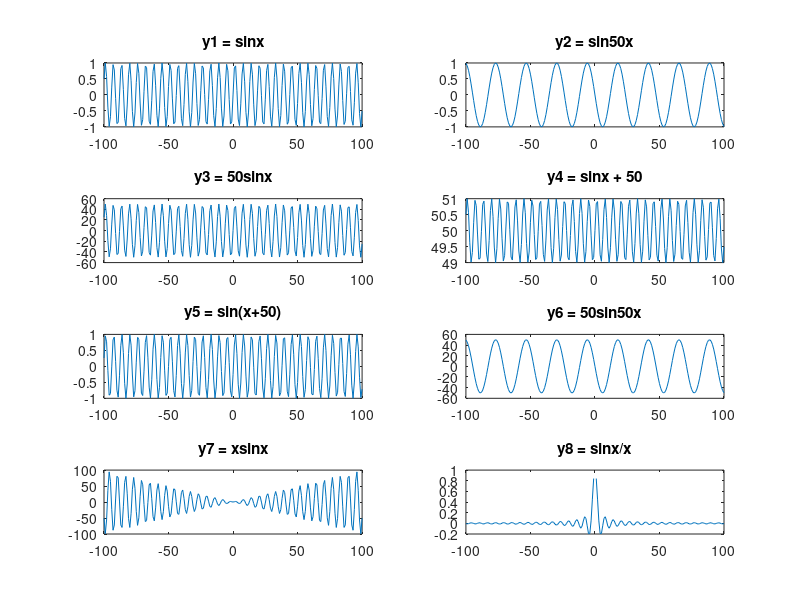
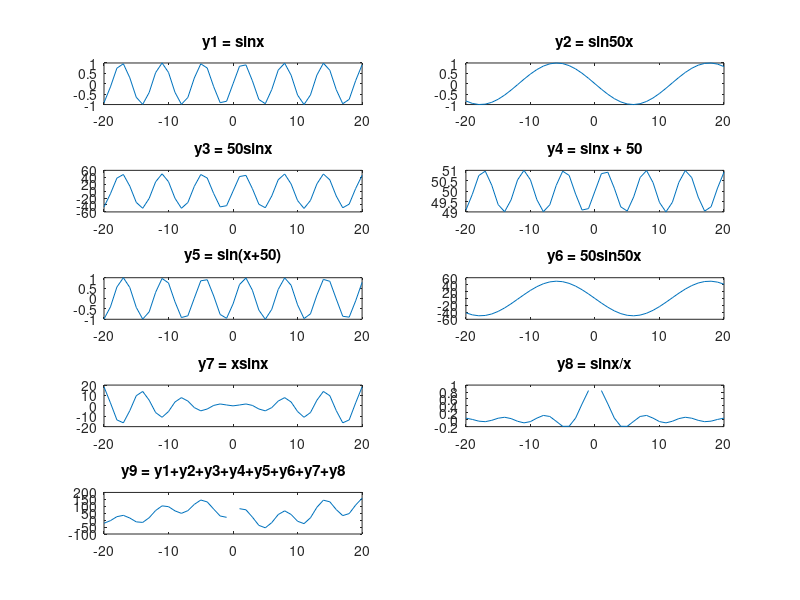
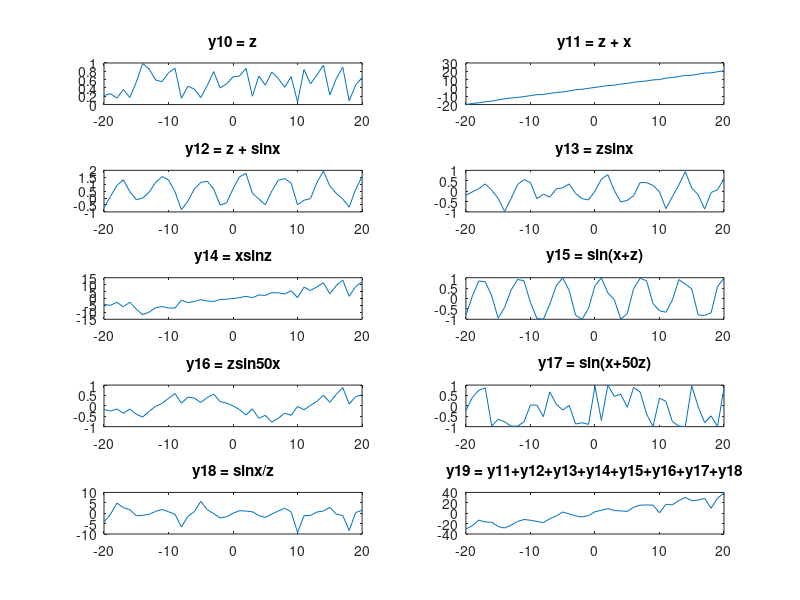
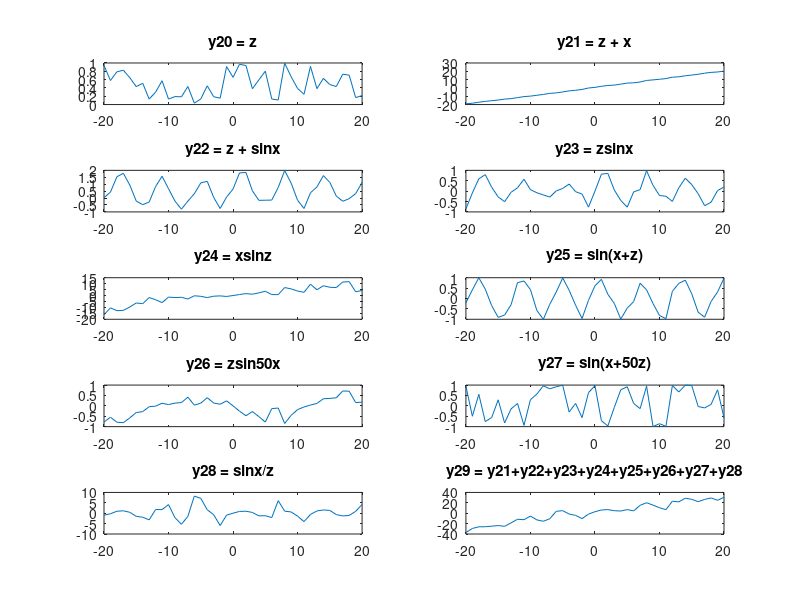

Write MATLAB code to recreate these figures, in order.
% PROBLEM 1
x = -100:100;
y1 = sin(x);
y2 = sin(50 * x);
y3 = 50 * sin(x);
y4 = sin(x) + 50;
y5 = sin(x + 50);
y6 = 50 * sin(50 * x);
y7 = x .* sin(x);
y8 = sin(x) ./ x;

fig1 = figure(); set(fig1, 'Name', 'Problem 1'); 
subplot(4, 2, 1);plot(x, y1);title('y1 = sinx');
subplot(4, 2, 2);plot(x, y2);title('y2 = sin50x');
subplot(4, 2, 3);plot(x, y3);title('y3 = 50sinx');
subplot(4, 2, 4);plot(x, y4);title('y4 = sinx + 50');
subplot(4, 2, 5);plot(x, y5);title('y5 = sin(x+50)');
subplot(4, 2, 6);plot(x, y6);title('y6 = 50sin50x');
subplot(4, 2, 7);plot(x, y7);title('y7 = xsinx');
subplot(4, 2, 8);plot(x, y8);title('y8 = sinx/x');

disp('Press a key to move on to next problem')
pause
close(fig1);

% PROBLEM 2
x = -20:20;
y1 = sin(x);
y2 = sin(50 * x);
y3 = 50 * sin(x);
y4 = sin(x) + 50;
y5 = sin(x + 50);
y6 = 50 * sin(50 * x);
y7 = x .* sin(x);
y8 = sin(x) ./ x;
y9 = y1 + y2 + y3 + y4 + y5 + y6 + y7 + y8;

fig2 = figure();set(fig2, 'Name', 'Problem 2');
subplot(5, 2, 1);plot(x, y1);title('y1 = sinx');
subplot(5, 2, 2);plot(x, y2);title('y2 = sin50x');
subplot(5, 2, 3);plot(x, y3);title('y3 = 50sinx');
subplot(5, 2, 4);plot(x, y4);title('y4 = sinx + 50');
subplot(5, 2, 5);plot(x, y5);title('y5 = sin(x+50)');
subplot(5, 2, 6);plot(x, y6);title('y6 = 50sin50x');
subplot(5, 2, 7);plot(x, y7);title('y7 = xsinx');
subplot(5, 2, 8);plot(x, y8);title('y8 = sinx/x');
subplot(5, 2, 9);plot(x, y9);title('y9 = y1+y2+y3+y4+y5+y6+y7+y8');

disp('Press a key to move on to next problem')
pause
close(fig2);

% Problem 3
z = rand(1, 41);
y10 = z;
y11 = z + x;
y12 = z + sin(x);
y13 = z .* sin(x);
y14 = x .* sin(z);
y15 = sin(x + z);
y16 = z .* sin(50 * x);
y17 = sin(x + 50 * z);
y18 = sin(x) ./ z;
y19 = y11 + y12 + y13 + y14 + y15 + y16 + y17 + y18;

fig3 = figure();set(fig3, 'Name', 'Problem 3');
subplot(5, 2, 1);plot(x, y10);title('y10 = z');
subplot(5, 2, 2);plot(x, y11);title('y11 = z + x');
subplot(5, 2, 3);plot(x, y12);title('y12 = z + sinx');
subplot(5, 2, 4);plot(x, y13);title('y13 = zsinx');
subplot(5, 2, 5);plot(x, y14);title('y14 = xsinz');
subplot(5, 2, 6);plot(x, y15);title('y15 = sin(x+z)');
subplot(5, 2, 7);plot(x, y16);title('y16 = zsin50x');
subplot(5, 2, 8);plot(x, y17);title('y17 = sin(x+50z)');
subplot(5, 2, 9);plot(x, y18);title('y18 = sinx/z');
subplot(5, 2, 10);plot(x, y19);title('y19 = y11+y12+y13+y14+y15+y16+y17+y18');

disp('Press a key to move on to next problem')
pause
close(fig3);

% Problem 4
z = rand(1, 41);
y20 = z;
y21 = z + x;
y22 = z + sin(x);
y23 = z .* sin(x);
y24 = x .* sin(z);
y25 = sin(x + z);
y26 = z .* sin(50 * x);
y27 = sin(x + 50 * z);
y28 = sin(x) ./ z;
y29 = y21 + y22 + y23 + y24 + y25 + y26 + y27 + y28;

fig4 = figure();set(fig4, 'Name', 'Problem 4');
subplot(5, 2, 1);plot(x, y20);title('y20 = z');
subplot(5, 2, 2);plot(x, y21);title('y21 = z + x');
subplot(5, 2, 3);plot(x, y22);title('y22 = z + sinx');
subplot(5, 2, 4);plot(x, y23);title('y23 = zsinx');
subplot(5, 2, 5);plot(x, y24);title('y24 = xsinz');
subplot(5, 2, 6);plot(x, y25);title('y25 = sin(x+z)');
subplot(5, 2, 7);plot(x, y26);title('y26 = zsin50x');
subplot(5, 2, 8);plot(x, y27);title('y27 = sin(x+50z)');
subplot(5, 2, 9);plot(x, y28);title('y28 = sinx/z');
subplot(5, 2, 10);plot(x, y29);title('y29 = y21+y22+y23+y24+y25+y26+y27+y28');

disp('Press a key to move on to next problem')
pause
close(fig4);

% Problem 5
% N(a, b) (a: mean, b: variance)
% (N - a) / b = Z
% N = Z * b + a
% N(mean, variance) = Z * variance + mean
r1 = randn(1, 10000) * 1 + 0;
r2 = randn(1, 10000) * 4 + 0;
r3 = randn(1, 10000) * 16 + 0;
r4 = randn(1, 10000) * 256 + 0;

fig5 = figure();set(fig5, 'Name', 'Problem 5');
subplot(2, 2, 1);hist(r1);title('r1 = Mean: 0, Variance: 1');
subplot(2, 2, 2);hist(r2);title('r2 = Mean: 0, Variance: 4');
subplot(2, 2, 3);hist(r3);title('r3 = Mean: 0, Variance: 16');
subplot(2, 2, 4);hist(r4);title('r4 = Mean: 0, Variance: 256');

disp('Press a key to move on to next problem')
pause
close(fig5);

% Problem 6
% N(mean, variance) = Z * variance + mean
r6 = randn(1, 10000) * 1 + 10;
r7 = randn(1, 10000) * 4 + 20;
r8 = randn(1, 10000) * 1 - 10;
r9 = randn(1, 10000) * 4 - 20;

fig6 = figure();set(fig6, 'Name', 'Problem 6');
subplot(2, 2, 1);hist(r6);title('r6 = Mean: 10, Variance: 1');
subplot(2, 2, 2);hist(r7);title('r7 = Mean: 20, Variance: 4');
subplot(2, 2, 3);hist(r8);title('r8 = Mean: -10, Variance: 1');
subplot(2, 2, 4);hist(r9);title('r9 = Mean: -20, Variance: 4');

disp('Press a key to move on to next problem')
pause
close(fig6);

% Problem 7
% X(a, b) (a: left end, b: right end)
% X(a, b) = X(0, 1) * (b - a) + a
% X(a, b) => mean: (a + b) / 2
%         => variance: (b - a)^2 / 12
% +-2sqrt(3variance) = b - a
% since always b > a => b-a > 0 =>
% 2sqrt(3variance) = b - a
% 2 * mean = a + b
% mean - sqrt(3variance) = a
% X(a, b) = X(0, 1) * (2sqrt(3variance)) + (mean - sqrt(3variance))
r11 = rand(1, 10000) * (2*sqrt(3*1)) + (0 - sqrt(3*1));
r21 = rand(1, 10000) * (2*sqrt(3*4)) + (0 - sqrt(3*4));
r31 = rand(1, 10000) * (2*sqrt(3*16)) + (0 - sqrt(3*16));
r41 = rand(1, 10000) * (2*sqrt(3*256)) + (0 - sqrt(3*256));

fig7 = figure();set(fig7, 'Name', 'Problem 7');
subplot(2, 2, 1);hist(r11);title('r11 = Mean: 0, Variance: 1');
subplot(2, 2, 2);hist(r21);title('r21 = Mean: 0, Variance: 4');
subplot(2, 2, 3);hist(r31);title('r31 = Mean: 0, Variance: 16');
subplot(2, 2, 4);hist(r41);title('r41 = Mean: 0, Variance: 256');

disp('Press a key to move on to next problem')
pause
close(fig7);

% Problem 8
% X(a, b) = X(0, 1) * (2sqrt(3variance)) + (mean - sqrt(3variance))
r61 = rand(1, 10000) * (2*sqrt(3*1)) + (10 - sqrt(3*1));
r71 = rand(1, 10000) * (2*sqrt(3*4)) + (20 - sqrt(3*4));
r81 = rand(1, 10000) * (2*sqrt(3*1)) + (-10 - sqrt(3*1));
r91 = rand(1, 10000) * (2*sqrt(3*4)) + (-20 - sqrt(3*4));

fig8 = figure();set(fig8, 'Name', 'Problem 8');
subplot(2, 2, 1);hist(r61);title('r61 = Mean: 10, Variance: 1');
subplot(2, 2, 2);hist(r71);title('r71 = Mean: 20, Variance: 4');
subplot(2, 2, 3);hist(r81);title('r81 = Mean: -10, Variance: 1');
subplot(2, 2, 4);hist(r91);title('r91 = Mean: -20, Variance: 4');

disp('Press a key to close the figure and finish the program')
pause
close(fig8);
